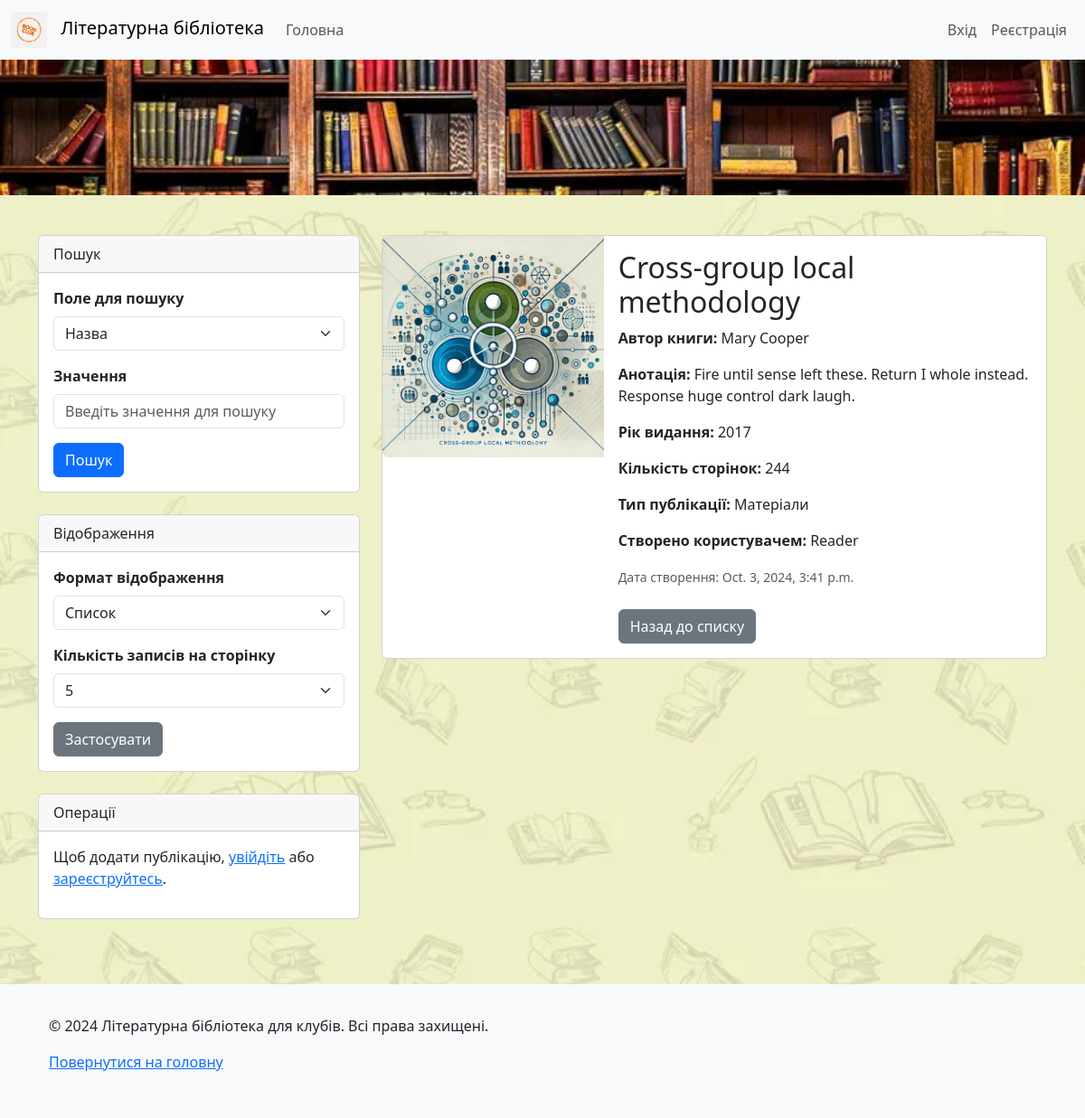
The page /publications/21/ on the database its author committed.
### publications/models.py (models this page shows, shortened)
class Publication(models.Model):
    title = models.CharField(max_length=255, unique=False)
    author = models.CharField(max_length=255)
    annotation = models.TextField()
    publication_year = models.IntegerField(
        validators=[
            MinValueValidator(1000),  # Найраніше допустимий рік
            MaxValueValidator(datetime.now().year)  # Поточний рік як максимальне значення
        ]
    )
    page_count = models.IntegerField(
        validators=[
            MinValueValidator(1),  # Мінімум 1 сторінка
            MaxValueValidator(10000)  # Максимум 10 000 сторінок
        ]
    )
    publication_type = models.ForeignKey('PublicationType', on_delete=models.CASCADE)
    cover_image = models.ImageField(
        upload_to='covers/', blank=True, null=True, validators=[validate_image]
    )
    created_by = models.ForeignKey(User, on_delete=models.CASCADE)
    created_at = models.DateTimeField(default=timezone.now)

class PublicationType(models.Model):
    name = models.CharField(max_length=100, unique=True)
    def __str__(self):
        return self.name

### publications/views.py (the view)
# urls.py: path('<int:pk>/', views.publication_detail, name='publication_detail'),
def publication_detail(request, pk):
    publication = get_object_or_404(Publication, pk=pk)
    return render(request, 'publications/publication_detail.html', {'publication': publication})

### publications/templates/publications/publication_detail.html (shortened to what this page needs)
{% extends 'publications/base.html' %}
{% load static %}
{% block content %}
<div class="card mb-4">
    <div class="row g-0">
        <div class="col-md-4">
            {% if publication.cover_image %}
                <img src="{{ publication.cover_image.url }}" class="img-fluid rounded-start" alt="Обкладинка {{ publication.title }}">
            {% else %}
                <img src="{% static 'publications/images/default_cover.jpg' %}" class="img-fluid rounded-start" alt="Обкладинка не доступна">
            {% endif %}
        </div>
        <div class="col-md-8">
            <div class="card-body">
                <h2 class="card-title">{{ publication.title }}</h2>
                <p class="card-text"><strong>Автор книги:</strong> {{ publication.author }}</p>
                <p class="card-text"><strong>Анотація:</strong> {{ publication.annotation }}</p>
                <p class="card-text"><strong>Рік видання:</strong> {{ publication.publication_year }}</p>
                <p class="card-text"><strong>Кількість сторінок:</strong> {{ publication.page_count }}</p>
                <p class="card-text"><strong>Тип публікації:</strong> {{ publication.publication_type }}</p>
                <p class="card-text"><strong>Створено користувачем:</strong> {{ publication.created_by.username }}</p>
                <p class="card-text"><small class="text-muted">Дата створення: {{ publication.created_at }}</small></p>
                <div class="mt-4 d-flex justify-content-start align-items-center">
                    <a href="{% url 'publication_list' %}" class="btn btn-secondary">Назад до списку</a>
                </div>
            </div>
        </div>
    </div>
</div>
{% endblock %}

### static/publications/css/styles.css (style rules this page uses)
body { background-image: url("../images/background.jpg"); background-size: cover; background-repeat: no-repeat; background-attachment: fixed; }
html { height: 100%; }
body { display: flex; flex-direction: column; min-height: 100vh; margin: 0; }

### rows shown on the page
Publication: cover_image (picture), title "Cross-group local methodology", author "Mary Cooper", annotation "Fire until sense left these. Return I whole instead. Response huge control dark laugh.", publication_year "2017", page_count "244", publication_type "Матеріали", created_by.username "Reader", created_at "Oct. 3, 2024, 3:41 p.m."
